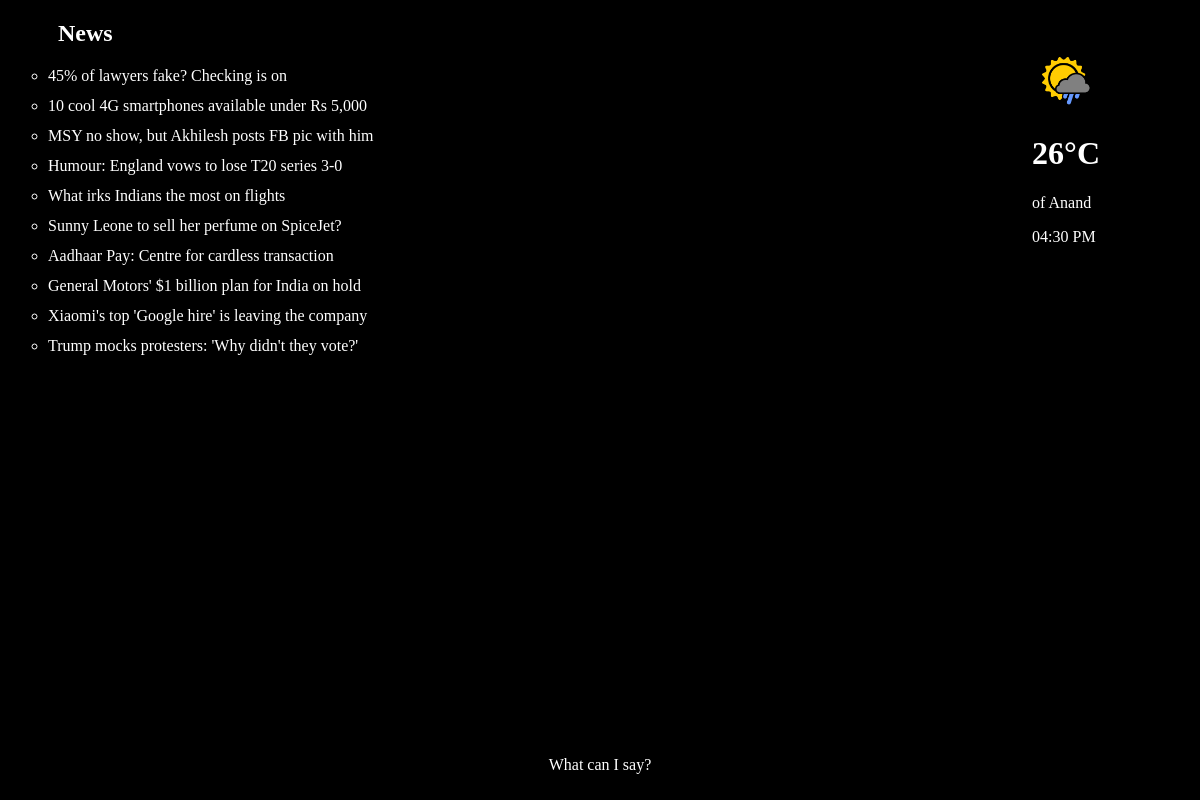
/yesterday/, run on the app's committed database.
### Data/models.py (models this page shows, shortened)
class Weather(models.Model):
    city = models.CharField(max_length=100)
    temp = models.CharField(max_length=5)
    date = models.DateTimeField(auto_now_add=True)
    class Meta:
        ordering = ['-date']

class ToiNews(models.Model):
    head_line = models.CharField(max_length=100, primary_key=True)
    link = models.CharField(max_length=140)
    date = models.DateTimeField(auto_now_add=True)
    class Meta:
        ordering = ['-date']

### Data/views.py (the view)
# urls.py: url(r'^yesterday/$', views.yesterday, name='yesterday'),
def yesterday(request):
	slug = {
		'news_list': ToiNews.objects.filter(date__lte=(datetime.now() - timedelta(days=1)))[:10],
		'weather': Weather.objects.all().order_by('-date')[:1],
	}
	return render(request, 'news_yesterday.html', slug)

### Data/templates/news_yesterday.html (shortened to what this page needs)
{% extends 'base.html' %}
{% block body %}
    <h2 style="padding-left: 50px;">News</h2>
    <ul style="list-style-type: circle;">
        {% for news in news_list %}
            <li>{{ news.head_line }}</li>
        {% endfor %}
    </ul>
{% endblock %}

### Data/templates/base.html (shortened to what this page needs)
<!DOCTYPE html>
<html>
<head>
	{% load staticfiles %}
    <link rel="stylesheet" href="{% static 'css/generic.css' %}">
</head>
<body onload="clock()">
    <div style="position: absolute; right: 100px; top: 50px;">
        {% block img %}
                <img src="{% static 'icon/weather-ico.png' %}" width="64px" height="64px" align="center">
        {% endblock %}
        {% for info in weather %}
            <h1>{{ info.temp }}C</h1>
            <p>of {{ info.city }}</p>
        {% endfor %}
        <p id="time"></p>
    </div>
    {% block body%}{% endblock %}
    <div class="msg help">
        <p>What can I say?</p>
    </div>
</body>
</html>

### Data/static/css/generic.css (style rules this page uses)
div { color: white; }
li { padding-bottom: 12px; }
body { background-color: black; color: white; }
.msg { font-size: 4em; width: 100%; text-align: center; margin-top: 25%; }
.help { font-size: 1em; position: absolute; bottom: 10px; left: 25%; width: 50%; }

### data on the page
Weather: temp "26°", city "Anand"
ToiNews: head_line "45% of lawyers fake? Checking is on"
ToiNews: head_line "10 cool 4G smartphones available under Rs 5,000"
ToiNews: head_line "MSY no show, but Akhilesh posts FB pic with him"
ToiNews: head_line "Humour: England vows to lose T20 series 3-0"
ToiNews: head_line "What irks Indians the most on flights"
ToiNews: head_line "Sunny Leone to sell her perfume on SpiceJet?"
ToiNews: head_line "Aadhaar Pay: Centre for cardless transaction"
ToiNews: head_line "General Motors' $1 billion plan for India on hold"
ToiNews: head_line "Xiaomi's top 'Google hire' is leaving the company"
ToiNews: head_line "Trump mocks protesters: 'Why didn't they vote?'"
